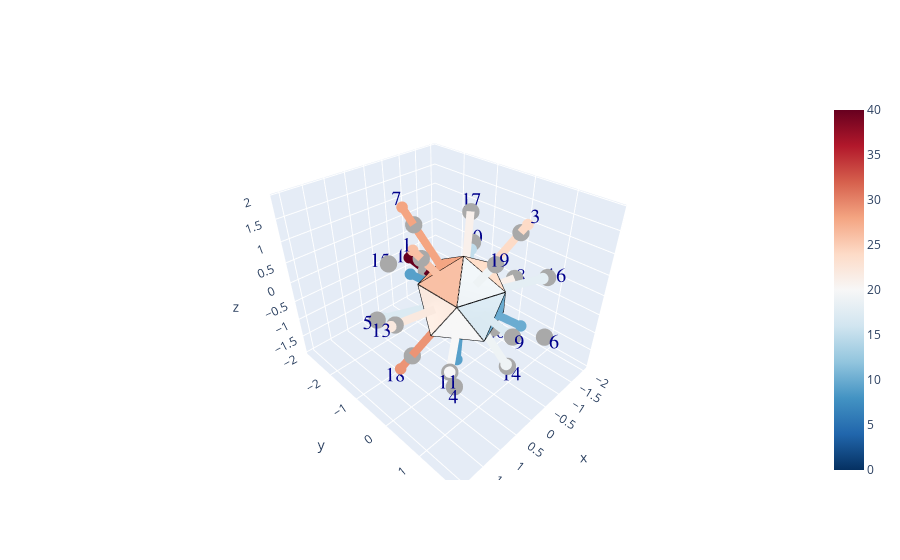

The notebook cell saved with this chart:
### Code cell
#CALL THE DISPLAY FUNCTIONS:

#Only rerun if you want to change the selection
nrolls = 400
%matplotlib inline

if True:
    dice_set = rng.choice(test_dice.iloc[:,0], nrolls, shuffle=False)
    #dice_set = test_dice.iloc[:,0]

display_dice_v2(dice_set)
dice_hist, test_hist, test_sets, numsets = plot_dice_stats_v2(dice_set, numsets=20000)
test_err1, test_err2, dice_err1, dice_err2 = get_adjacency_likelihood(dice_set, test_sets)

### Figure 1 — Plotly figure (JSON) as saved in the notebook; plotly's stock layout.template omitted (floating-point values rounded to 4 significant figures)
{"data": [{"cmax": 40, "cmin": 0, "colorscale": [[0, "rgb(5,48,97)"], [0.1, "rgb(33,102,172)"], [0.2, "rgb(67,147,195)"], [0.3, "rgb(146,197,222)"], [0.4, "rgb(209,229,240)"], [0.5, "rgb(247,247,247)"], [0.6, "rgb(253,219,199)"], [0.7, "rgb(244,165,130)"], [0.8, "rgb(214,96,77)"], [0.9, "rgb(178,24,43)"], [1, "rgb(103,0,31)"]], "i": [0, 6, 0, 2, 8, 2, 0, 4, 1, 5, 1, 6, 1, 2, 7, 3, 0, 8, 0, 4], "intensity": [26, 22, 24, 9, 17, 10, 28, 21, 17, 15, 20, 41, 22, 19, 9, 18, 21, 29, 19, 13], "intensitymode": "cell", "j": [1, 8, 3, 10, 9, 3, 7, 5, 2, 6, 2, 7, 9, 4, 8, 4, 5, 10, 1, 6], "k": [9, 11, 5, 11, 10, 4, 9, 6, 3, 7, 10, 8, 10, 11, 9, 5, 7, 11, 3, 11], "lighting": {"ambient": 1}, "type": "mesh3d", "x": [0, 0.7236, 0.2764, -0.2764, -0.7236, -0.8944, -0.7236, -0.2764, 0.2764, 0.7236, 0.8944, 1.225e-16], "y": [0, 0.5257, 0.8507, 0.8507, 0.5257, 1.095e-16, -0.5257, -0.8507, -0.8507, -0.5257, -2.191e-16, 0], "z": [1, 0.4472, -0.4472, 0.4472, -0.4472, 0.4472, -0.4472, 0.4472, -0.4472, 0.4472, -0.4472, -1]}, {"marker": {"color": "darkgray", "size": 6, "symbol": "circle"}, "mode": "markers", "type": "scatter3d", "x": [1.087, -0.336, -0.8798, 0.8798, 1.423, -0.5437, 0.336, -1.76, 0.5437, -1.423, 1.423, -0.5437, 1.76, -0.336, 0.5437, -1.423, -0.8798, 0.8798, 0.336, -1.087], "y": [-8.342e-17, -1.034, 0.6392, 0.6392, -1.034, 1.673, -1.034, 2.503e-16, 1.673, -1.034, 1.034, -1.673, -2.48e-16, 1.034, -1.673, 1.034, -0.6392, -0.6392, 1.034, 1.668e-16], "z": [1.423, -1.423, 1.423, -1.423, -0.336, -0.336, 1.423, -0.336, 0.336, 0.336, -0.336, -0.336, 0.336, -1.423, 0.336, 0.336, 1.423, -1.423, 1.423, -1.423]}, {"marker": {"color": 1, "opacity": 1, "size": 12}, "mode": "lines", "name": "vertices", "type": "scatter3d", "x": [0, 0.7236, -0.2764, 0, -0.8944, -0.2764, 0.2764, -0.7236, -0.2764, -0.8944, -0.7236, -0.7236, -0.8944, -0.2764, -0.7236, 0.2764, -0.2764, 0, 0.7236, -0.2764, 0.2764, 0.7236, 0.7236, 0.8944, 0.2764, 1.225e-16, 0.8944, 0.2764, 1.225e-16, -0.7236, -0.7236, 1.225e-16, 0.8944, 0.7236, 0.7236, 0.2764], "y": [0, 0.5257, 0.8507, 0, 1.095e-16, 0.8507, 0.8507, 0.5257, 0.8507, 1.095e-16, 0.5257, -0.5257, 1.095e-16, -0.8507, -0.5257, -0.8507, -0.8507, 0, -0.5257, -0.8507, -0.8507, -0.5257, 0.5257, -2.191e-16, -0.8507, 0, -2.191e-16, 0.8507, 0, 0.5257, -0.5257, 0, -2.191e-16, -0.5257, 0.5257, 0.8507], "z": [1, 0.4472, 0.4472, 1, 0.4472, 0.4472, -0.4472, -0.4472, 0.4472, 0.4472, -0.4472, -0.4472, 0.4472, 0.4472, -0.4472, -0.4472, 0.4472, 1, 0.4472, 0.4472, -0.4472, 0.4472, 0.4472, -0.4472, -0.4472, -1, -0.4472, -0.4472, -1, -0.4472, -0.4472, -1, -0.4472, 0.4472, 0.4472, -0.4472]}, {"marker": {"cmax": 2, "cmin": 0, "color": [1.3, 1.3], "colorscale": [[0, "rgb(5,48,97)"], [0.1, "rgb(33,102,172)"], [0.2, "rgb(67,147,195)"], [0.3, "rgb(146,197,222)"], [0.4, "rgb(209,229,240)"], [0.5, "rgb(247,247,247)"], [0.6, "rgb(253,219,199)"], [0.7, "rgb(244,165,130)"], [0.8, "rgb(214,96,77)"], [0.9, "rgb(178,24,43)"], [1, "rgb(103,0,31)"]], "size": 4}, "mode": "markers", "type": "scatter3d", "x": [1.27, 0.442], "y": [-9.739e-17, -3.39e-17], "z": [1.662, 0.5785]}, {"line": {"cmax": 2, "cmin": 0, "color": [1.3, 1.3], "colorscale": [[0, "rgb(5,48,97)"], [0.1, "rgb(33,102,172)"], [0.2, "rgb(67,147,195)"], [0.3, "rgb(146,197,222)"], [0.4, "rgb(209,229,240)"], [0.5, "rgb(247,247,247)"], [0.6, "rgb(253,219,199)"], [0.7, "rgb(244,165,130)"], [0.8, "rgb(214,96,77)"], [0.9, "rgb(178,24,43)"], [1, "rgb(103,0,31)"]], "width": 16}, "marker": {"cmax": 2, "cmin": 0, "color": [1.3, 1.3], "colorscale": [[0, "rgb(5,48,97)"], [0.1, "rgb(33,102,172)"], [0.2, "rgb(67,147,195)"], [0.3, "rgb(146,197,222)"], [0.4, "rgb(209,229,240)"], [0.5, "rgb(247,247,247)"], [0.6, "rgb(253,219,199)"], [0.7, "rgb(244,165,130)"], [0.8, "rgb(214,96,77)"], [0.9, "rgb(178,24,43)"], [1, "rgb(103,0,31)"]], "size": 3}, "mode": "lines+markers", "type": "scatter3d", "x": [1.27, 0.442], "y": [-9.739e-17, -3.39e-17], "z": [1.662, 0.5785]}, {"marker": {"cmax": 2, "cmin": 0, "color": [1.1, 1.1], "colorscale": [[0, "rgb(5,48,97)"], [0.1, "rgb(33,102,172)"], [0.2, "rgb(67,147,195)"], [0.3, "rgb(146,197,222)"], [0.4, "rgb(209,229,240)"], [0.5, "rgb(247,247,247)"], [0.6, "rgb(253,219,199)"], [0.7, "rgb(244,165,130)"], [0.8, "rgb(214,96,77)"], [0.9, "rgb(178,24,43)"], [1, "rgb(103,0,31)"]], "size": 4}, "mode": "markers", "type": "scatter3d", "x": [-0.3548, -0.1366], "y": [-1.092, -0.4203], "z": [-1.503, -0.5785]}, {"line": {"cmax": 2, "cmin": 0, "color": [1.1, 1.1], "colorscale": [[0, "rgb(5,48,97)"], [0.1, "rgb(33,102,172)"], [0.2, "rgb(67,147,195)"], [0.3, "rgb(146,197,222)"], [0.4, "rgb(209,229,240)"], [0.5, "rgb(247,247,247)"], [0.6, "rgb(253,219,199)"], [0.7, "rgb(244,165,130)"], [0.8, "rgb(214,96,77)"], [0.9, "rgb(178,24,43)"], [1, "rgb(103,0,31)"]], "width": 16}, "marker": {"cmax": 2, "cmin": 0, "color": [1.1, 1.1], "colorscale": [[0, "rgb(5,48,97)"], [0.1, "rgb(33,102,172)"], [0.2, "rgb(67,147,195)"], [0.3, "rgb(146,197,222)"], [0.4, "rgb(209,229,240)"], [0.5, "rgb(247,247,247)"], [0.6, "rgb(253,219,199)"], [0.7, "rgb(244,165,130)"], [0.8, "rgb(214,96,77)"], [0.9, "rgb(178,24,43)"], [1, "rgb(103,0,31)"]], "size": 3}, "mode": "lines+markers", "type": "scatter3d", "x": [-0.3548, -0.1366], "y": [-1.092, -0.4203], "z": [-1.503, -0.5785]}, {"marker": {"cmax": 2, "cmin": 0, "color": [1.2, 1.2], "colorscale": [[0, "rgb(5,48,97)"], [0.1, "rgb(33,102,172)"], [0.2, "rgb(67,147,195)"], [0.3, "rgb(146,197,222)"], [0.4, "rgb(209,229,240)"], [0.5, "rgb(247,247,247)"], [0.6, "rgb(253,219,199)"], [0.7, "rgb(244,165,130)"], [0.8, "rgb(214,96,77)"], [0.9, "rgb(178,24,43)"], [1, "rgb(103,0,31)"]], "size": 4}, "mode": "markers", "type": "scatter3d", "x": [-0.978, -0.3575], "y": [0.7106, 0.2598], "z": [1.582, 0.5785]}, {"line": {"cmax": 2, "cmin": 0, "color": [1.2, 1.2], "colorscale": [[0, "rgb(5,48,97)"], [0.1, "rgb(33,102,172)"], [0.2, "rgb(67,147,195)"], [0.3, "rgb(146,197,222)"], [0.4, "rgb(209,229,240)"], [0.5, "rgb(247,247,247)"], [0.6, "rgb(253,219,199)"], [0.7, "rgb(244,165,130)"], [0.8, "rgb(214,96,77)"], [0.9, "rgb(178,24,43)"], [1, "rgb(103,0,31)"]], "width": 16}, "marker": {"cmax": 2, "cmin": 0, "color": [1.2, 1.2], "colorscale": [[0, "rgb(5,48,97)"], [0.1, "rgb(33,102,172)"], [0.2, "rgb(67,147,195)"], [0.3, "rgb(146,197,222)"], [0.4, "rgb(209,229,240)"], [0.5, "rgb(247,247,247)"], [0.6, "rgb(253,219,199)"], [0.7, "rgb(244,165,130)"], [0.8, "rgb(214,96,77)"], [0.9, "rgb(178,24,43)"], [1, "rgb(103,0,31)"]], "size": 3}, "mode": "lines+markers", "type": "scatter3d", "x": [-0.978, -0.3575], "y": [0.7106, 0.2598], "z": [1.582, 0.5785]}, {"marker": {"cmax": 2, "cmin": 0, "color": [0.45, 0.45], "colorscale": [[0, "rgb(5,48,97)"], [0.1, "rgb(33,102,172)"], [0.2, "rgb(67,147,195)"], [0.3, "rgb(146,197,222)"], [0.4, "rgb(209,229,240)"], [0.5, "rgb(247,247,247)"], [0.6, "rgb(253,219,199)"], [0.7, "rgb(244,165,130)"], [0.8, "rgb(214,96,77)"], [0.9, "rgb(178,24,43)"], [1, "rgb(103,0,31)"]], "size": 4}, "mode": "markers", "type": "scatter3d", "x": [0.6096, 0.3575], "y": [0.4429, 0.2598], "z": [-0.9864, -0.5785]}, {"line": {"cmax": 2, "cmin": 0, "color": [0.45, 0.45], "colorscale": [[0, "rgb(5,48,97)"], [0.1, "rgb(33,102,172)"], [0.2, "rgb(67,147,195)"], [0.3, "rgb(146,197,222)"], [0.4, "rgb(209,229,240)"], [0.5, "rgb(247,247,247)"], [0.6, "rgb(253,219,199)"], [0.7, "rgb(244,165,130)"], [0.8, "rgb(214,96,77)"], [0.9, "rgb(178,24,43)"], [1, "rgb(103,0,31)"]], "width": 16}, "marker": {"cmax": 2, "cmin": 0, "color": [0.45, 0.45], "colorscale": [[0, "rgb(5,48,97)"], [0.1, "rgb(33,102,172)"], [0.2, "rgb(67,147,195)"], [0.3, "rgb(146,197,222)"], [0.4, "rgb(209,229,240)"], [0.5, "rgb(247,247,247)"], [0.6, "rgb(253,219,199)"], [0.7, "rgb(244,165,130)"], [0.8, "rgb(214,96,77)"], [0.9, "rgb(178,24,43)"], [1, "rgb(103,0,31)"]], "size": 3}, "mode": "lines+markers", "type": "scatter3d", "x": [0.6096, 0.3575], "y": [0.4429, 0.2598], "z": [-0.9864, -0.5785]}, {"marker": {"cmax": 2, "cmin": 0, "color": [0.85, 0.85], "colorscale": [[0, "rgb(5,48,97)"], [0.1, "rgb(33,102,172)"], [0.2, "rgb(67,147,195)"], [0.3, "rgb(146,197,222)"], [0.4, "rgb(209,229,240)"], [0.5, "rgb(247,247,247)"], [0.6, "rgb(253,219,199)"], [0.7, "rgb(244,165,130)"], [0.8, "rgb(214,96,77)"], [0.9, "rgb(178,24,43)"], [1, "rgb(103,0,31)"]], "size": 4}, "mode": "markers", "type": "scatter3d", "x": [1.304, 0.5785], "y": [-0.9476, -0.4203], "z": [-0.3079, -0.1366]}, {"line": {"cmax": 2, "cmin": 0, "color": [0.85, 0.85], "colorscale": [[0, "rgb(5,48,97)"], [0.1, "rgb(33,102,172)"], [0.2, "rgb(67,147,195)"], [0.3, "rgb(146,197,222)"], [0.4, "rgb(209,229,240)"], [0.5, "rgb(247,247,247)"], [0.6, "rgb(253,219,199)"], [0.7, "rgb(244,165,130)"], [0.8, "rgb(214,96,77)"], [0.9, "rgb(178,24,43)"], [1, "rgb(103,0,31)"]], "width": 16}, "marker": {"cmax": 2, "cmin": 0, "color": [0.85, 0.85], "colorscale": [[0, "rgb(5,48,97)"], [0.1, "rgb(33,102,172)"], [0.2, "rgb(67,147,195)"], [0.3, "rgb(146,197,222)"], [0.4, "rgb(209,229,240)"], [0.5, "rgb(247,247,247)"], [0.6, "rgb(253,219,199)"], [0.7, "rgb(244,165,130)"], [0.8, "rgb(214,96,77)"], [0.9, "rgb(178,24,43)"], [1, "rgb(103,0,31)"]], "size": 3}, "mode": "lines+markers", "type": "scatter3d", "x": [1.304, 0.5785], "y": [-0.9476, -0.4203], "z": [-0.3079, -0.1366]}, {"marker": {"cmax": 2, "cmin": 0, "color": [0.5, 0.5], "colorscale": [[0, "rgb(5,48,97)"], [0.1, "rgb(33,102,172)"], [0.2, "rgb(67,147,195)"], [0.3, "rgb(146,197,222)"], [0.4, "rgb(209,229,240)"], [0.5, "rgb(247,247,247)"], [0.6, "rgb(253,219,199)"], [0.7, "rgb(244,165,130)"], [0.8, "rgb(214,96,77)"], [0.9, "rgb(178,24,43)"], [1, "rgb(103,0,31)"]], "size": 4}, "mode": "markers", "type": "scatter3d", "x": [-0.392, -0.221], "y": [1.206, 0.6801], "z": [-0.2422, -0.1366]}, {"line": {"cmax": 2, "cmin": 0, "color": [0.5, 0.5], "colorscale": [[0, "rgb(5,48,97)"], [0.1, "rgb(33,102,172)"], [0.2, "rgb(67,147,195)"], [0.3, "rgb(146,197,222)"], [0.4, "rgb(209,229,240)"], [0.5, "rgb(247,247,247)"], [0.6, "rgb(253,219,199)"], [0.7, "rgb(244,165,130)"], [0.8, "rgb(214,96,77)"], [0.9, "rgb(178,24,43)"], [1, "rgb(103,0,31)"]], "width": 16}, "marker": {"cmax": 2, "cmin": 0, "color": [0.5, 0.5], "colorscale": [[0, "rgb(5,48,97)"], [0.1, "rgb(33,102,172)"], [0.2, "rgb(67,147,195)"], [0.3, "rgb(146,197,222)"], [0.4, "rgb(209,229,240)"], [0.5, "rgb(247,247,247)"], [0.6, "rgb(253,219,199)"], [0.7, "rgb(244,165,130)"], [0.8, "rgb(214,96,77)"], [0.9, "rgb(178,24,43)"], [1, "rgb(103,0,31)"]], "size": 3}, "mode": "lines+markers", "type": "scatter3d", "x": [-0.392, -0.221], "y": [1.206, 0.6801], "z": [-0.2422, -0.1366]}, {"marker": {"cmax": 2, "cmin": 0, "color": [1.4, 1.4], "colorscale": [[0, "rgb(5,48,97)"], [0.1, "rgb(33,102,172)"], [0.2, "rgb(67,147,195)"], [0.3, "rgb(146,197,222)"], [0.4, "rgb(209,229,240)"], [0.5, "rgb(247,247,247)"], [0.6, "rgb(253,219,199)"], [0.7, "rgb(244,165,130)"], [0.8, "rgb(214,96,77)"], [0.9, "rgb(178,24,43)"], [1, "rgb(103,0,31)"]], "size": 4}, "mode": "markers", "type": "scatter3d", "x": [0.4111, 0.1366], "y": [-1.265, -0.4203], "z": [1.741, 0.5785]}, {"line": {"cmax": 2, "cmin": 0, "color": [1.4, 1.4], "colorscale": [[0, "rgb(5,48,97)"], [0.1, "rgb(33,102,172)"], [0.2, "rgb(67,147,195)"], [0.3, "rgb(146,197,222)"], [0.4, "rgb(209,229,240)"], [0.5, "rgb(247,247,247)"], [0.6, "rgb(253,219,199)"], [0.7, "rgb(244,165,130)"], [0.8, "rgb(214,96,77)"], [0.9, "rgb(178,24,43)"], [1, "rgb(103,0,31)"]], "width": 16}, "marker": {"cmax": 2, "cmin": 0, "color": [1.4, 1.4], "colorscale": [[0, "rgb(5,48,97)"], [0.1, "rgb(33,102,172)"], [0.2, "rgb(67,147,195)"], [0.3, "rgb(146,197,222)"], [0.4, "rgb(209,229,240)"], [0.5, "rgb(247,247,247)"], [0.6, "rgb(253,219,199)"], [0.7, "rgb(244,165,130)"], [0.8, "rgb(214,96,77)"], [0.9, "rgb(178,24,43)"], [1, "rgb(103,0,31)"]], "size": 3}, "mode": "lines+markers", "type": "scatter3d", "x": [0.4111, 0.1366], "y": [-1.265, -0.4203], "z": [1.741, 0.5785]}, {"marker": {"cmax": 2, "cmin": 0, "color": [1.05, 1.05], "colorscale": [[0, "rgb(5,48,97)"], [0.1, "rgb(33,102,172)"], [0.2, "rgb(67,147,195)"], [0.3, "rgb(146,197,222)"], [0.4, "rgb(209,229,240)"], [0.5, "rgb(247,247,247)"], [0.6, "rgb(253,219,199)"], [0.7, "rgb(244,165,130)"], [0.8, "rgb(214,96,77)"], [0.9, "rgb(178,24,43)"], [1, "rgb(103,0,31)"]], "size": 4}, "mode": "markers", "type": "scatter3d", "x": [-1.809, -0.7151], "y": [2.573e-16, 1.017e-16], "z": [-0.3454, -0.1366]}, {"line": {"cmax": 2, "cmin": 0, "color": [1.05, 1.05], "colorscale": [[0, "rgb(5,48,97)"], [0.1, "rgb(33,102,172)"], [0.2, "rgb(67,147,195)"], [0.3, "rgb(146,197,222)"], [0.4, "rgb(209,229,240)"], [0.5, "rgb(247,247,247)"], [0.6, "rgb(253,219,199)"], [0.7, "rgb(244,165,130)"], [0.8, "rgb(214,96,77)"], [0.9, "rgb(178,24,43)"], [1, "rgb(103,0,31)"]], "width": 16}, "marker": {"cmax": 2, "cmin": 0, "color": [1.05, 1.05], "colorscale": [[0, "rgb(5,48,97)"], [0.1, "rgb(33,102,172)"], [0.2, "rgb(67,147,195)"], [0.3, "rgb(146,197,222)"], [0.4, "rgb(209,229,240)"], [0.5, "rgb(247,247,247)"], [0.6, "rgb(253,219,199)"], [0.7, "rgb(244,165,130)"], [0.8, "rgb(214,96,77)"], [0.9, "rgb(178,24,43)"], [1, "rgb(103,0,31)"]], "size": 3}, "mode": "lines+markers", "type": "scatter3d", "x": [-1.809, -0.7151], "y": [2.573e-16, 1.017e-16], "z": [-0.3454, -0.1366]}, {"marker": {"cmax": 2, "cmin": 0, "color": [0.85, 0.85], "colorscale": [[0, "rgb(5,48,97)"], [0.1, "rgb(33,102,172)"], [0.2, "rgb(67,147,195)"], [0.3, "rgb(146,197,222)"], [0.4, "rgb(209,229,240)"], [0.5, "rgb(247,247,247)"], [0.6, "rgb(253,219,199)"], [0.7, "rgb(244,165,130)"], [0.8, "rgb(214,96,77)"], [0.9, "rgb(178,24,43)"], [1, "rgb(103,0,31)"]], "size": 4}, "mode": "markers", "type": "scatter3d", "x": [0.4982, 0.221], "y": [1.533, 0.6801], "z": [0.3079, 0.1366]}, {"line": {"cmax": 2, "cmin": 0, "color": [0.85, 0.85], "colorscale": [[0, "rgb(5,48,97)"], [0.1, "rgb(33,102,172)"], [0.2, "rgb(67,147,195)"], [0.3, "rgb(146,197,222)"], [0.4, "rgb(209,229,240)"], [0.5, "rgb(247,247,247)"], [0.6, "rgb(253,219,199)"], [0.7, "rgb(244,165,130)"], [0.8, "rgb(214,96,77)"], [0.9, "rgb(178,24,43)"], [1, "rgb(103,0,31)"]], "width": 16}, "marker": {"cmax": 2, "cmin": 0, "color": [0.85, 0.85], "colorscale": [[0, "rgb(5,48,97)"], [0.1, "rgb(33,102,172)"], [0.2, "rgb(67,147,195)"], [0.3, "rgb(146,197,222)"], [0.4, "rgb(209,229,240)"], [0.5, "rgb(247,247,247)"], [0.6, "rgb(253,219,199)"], [0.7, "rgb(244,165,130)"], [0.8, "rgb(214,96,77)"], [0.9, "rgb(178,24,43)"], [1, "rgb(103,0,31)"]], "size": 3}, "mode": "lines+markers", "type": "scatter3d", "x": [0.4982, 0.221], "y": [1.533, 0.6801], "z": [0.3079, 0.1366]}, {"marker": {"cmax": 2, "cmin": 0, "color": [0.75, 0.75], "colorscale": [[0, "rgb(5,48,97)"], [0.1, "rgb(33,102,172)"], [0.2, "rgb(67,147,195)"], [0.3, "rgb(146,197,222)"], [0.4, "rgb(209,229,240)"], [0.5, "rgb(247,247,247)"], [0.6, "rgb(253,219,199)"], [0.7, "rgb(244,165,130)"], [0.8, "rgb(214,96,77)"], [0.9, "rgb(178,24,43)"], [1, "rgb(103,0,31)"]], "size": 4}, "mode": "markers", "type": "scatter3d", "x": [-1.225, -0.5785], "y": [-0.8899, -0.4203], "z": [0.2891, 0.1366]}, {"line": {"cmax": 2, "cmin": 0, "color": [0.75, 0.75], "colorscale": [[0, "rgb(5,48,97)"], [0.1, "rgb(33,102,172)"], [0.2, "rgb(67,147,195)"], [0.3, "rgb(146,197,222)"], [0.4, "rgb(209,229,240)"], [0.5, "rgb(247,247,247)"], [0.6, "rgb(253,219,199)"], [0.7, "rgb(244,165,130)"], [0.8, "rgb(214,96,77)"], [0.9, "rgb(178,24,43)"], [1, "rgb(103,0,31)"]], "width": 16}, "marker": {"cmax": 2, "cmin": 0, "color": [0.75, 0.75], "colorscale": [[0, "rgb(5,48,97)"], [0.1, "rgb(33,102,172)"], [0.2, "rgb(67,147,195)"], [0.3, "rgb(146,197,222)"], [0.4, "rgb(209,229,240)"], [0.5, "rgb(247,247,247)"], [0.6, "rgb(253,219,199)"], [0.7, "rgb(244,165,130)"], [0.8, "rgb(214,96,77)"], [0.9, "rgb(178,24,43)"], [1, "rgb(103,0,31)"]], "size": 3}, "mode": "lines+markers", "type": "scatter3d", "x": [-1.225, -0.5785], "y": [-0.8899, -0.4203], "z": [0.2891, 0.1366]}, {"marker": {"cmax": 2, "cmin": 0, "color": [1, 1], "colorscale": [[0, "rgb(5,48,97)"], [0.1, "rgb(33,102,172)"], [0.2, "rgb(67,147,195)"], [0.3, "rgb(146,197,222)"], [0.4, "rgb(209,229,240)"], [0.5, "rgb(247,247,247)"], [0.6, "rgb(253,219,199)"], [0.7, "rgb(244,165,130)"], [0.8, "rgb(214,96,77)"], [0.9, "rgb(178,24,43)"], [1, "rgb(103,0,31)"]], "size": 4}, "mode": "markers", "type": "scatter3d", "x": [1.423, 0.5785], "y": [1.034, 0.4203], "z": [-0.336, -0.1366]}, {"line": {"cmax": 2, "cmin": 0, "color": [1, 1], "colorscale": [[0, "rgb(5,48,97)"], [0.1, "rgb(33,102,172)"], [0.2, "rgb(67,147,195)"], [0.3, "rgb(146,197,222)"], [0.4, "rgb(209,229,240)"], [0.5, "rgb(247,247,247)"], [0.6, "rgb(253,219,199)"], [0.7, "rgb(244,165,130)"], [0.8, "rgb(214,96,77)"], [0.9, "rgb(178,24,43)"], [1, "rgb(103,0,31)"]], "width": 16}, "marker": {"cmax": 2, "cmin": 0, "color": [1, 1], "colorscale": [[0, "rgb(5,48,97)"], [0.1, "rgb(33,102,172)"], [0.2, "rgb(67,147,195)"], [0.3, "rgb(146,197,222)"], [0.4, "rgb(209,229,240)"], [0.5, "rgb(247,247,247)"], [0.6, "rgb(253,219,199)"], [0.7, "rgb(244,165,130)"], [0.8, "rgb(214,96,77)"], [0.9, "rgb(178,24,43)"], [1, "rgb(103,0,31)"]], "size": 3}, "mode": "lines+markers", "type": "scatter3d", "x": [1.423, 0.5785], "y": [1.034, 0.4203], "z": [-0.336, -0.1366]}, {"marker": {"cmax": 2, "cmin": 0, "color": [2.05, 2.05], "colorscale": [[0, "rgb(5,48,97)"], [0.1, "rgb(33,102,172)"], [0.2, "rgb(67,147,195)"], [0.3, "rgb(146,197,222)"], [0.4, "rgb(209,229,240)"], [0.5, "rgb(247,247,247)"], [0.6, "rgb(253,219,199)"], [0.7, "rgb(244,165,130)"], [0.8, "rgb(214,96,77)"], [0.9, "rgb(178,24,43)"], [1, "rgb(103,0,31)"]], "size": 4}, "mode": "markers", "type": "scatter3d", "x": [-0.8624, -0.221], "y": [-2.654, -0.6801], "z": [-0.533, -0.1366]}, {"line": {"cmax": 2, "cmin": 0, "color": [2.05, 2.05], "colorscale": [[0, "rgb(5,48,97)"], [0.1, "rgb(33,102,172)"], [0.2, "rgb(67,147,195)"], [0.3, "rgb(146,197,222)"], [0.4, "rgb(209,229,240)"], [0.5, "rgb(247,247,247)"], [0.6, "rgb(253,219,199)"], [0.7, "rgb(244,165,130)"], [0.8, "rgb(214,96,77)"], [0.9, "rgb(178,24,43)"], [1, "rgb(103,0,31)"]], "width": 16}, "marker": {"cmax": 2, "cmin": 0, "color": [2.05, 2.05], "colorscale": [[0, "rgb(5,48,97)"], [0.1, "rgb(33,102,172)"], [0.2, "rgb(67,147,195)"], [0.3, "rgb(146,197,222)"], [0.4, "rgb(209,229,240)"], [0.5, "rgb(247,247,247)"], [0.6, "rgb(253,219,199)"], [0.7, "rgb(244,165,130)"], [0.8, "rgb(214,96,77)"], [0.9, "rgb(178,24,43)"], [1, "rgb(103,0,31)"]], "size": 3}, "mode": "lines+markers", "type": "scatter3d", "x": [-0.8624, -0.221], "y": [-2.654, -0.6801], "z": [-0.533, -0.1366]}, {"marker": {"cmax": 2, "cmin": 0, "color": [1.1, 1.1], "colorscale": [[0, "rgb(5,48,97)"], [0.1, "rgb(33,102,172)"], [0.2, "rgb(67,147,195)"], [0.3, "rgb(146,197,222)"], [0.4, "rgb(209,229,240)"], [0.5, "rgb(247,247,247)"], [0.6, "rgb(253,219,199)"], [0.7, "rgb(244,165,130)"], [0.8, "rgb(214,96,77)"], [0.9, "rgb(178,24,43)"], [1, "rgb(103,0,31)"]], "size": 4}, "mode": "markers", "type": "scatter3d", "x": [1.858, 0.7151], "y": [-2.619e-16, -1.008e-16], "z": [0.3548, 0.1366]}, {"line": {"cmax": 2, "cmin": 0, "color": [1.1, 1.1], "colorscale": [[0, "rgb(5,48,97)"], [0.1, "rgb(33,102,172)"], [0.2, "rgb(67,147,195)"], [0.3, "rgb(146,197,222)"], [0.4, "rgb(209,229,240)"], [0.5, "rgb(247,247,247)"], [0.6, "rgb(253,219,199)"], [0.7, "rgb(244,165,130)"], [0.8, "rgb(214,96,77)"], [0.9, "rgb(178,24,43)"], [1, "rgb(103,0,31)"]], "width": 16}, "marker": {"cmax": 2, "cmin": 0, "color": [1.1, 1.1], "colorscale": [[0, "rgb(5,48,97)"], [0.1, "rgb(33,102,172)"], [0.2, "rgb(67,147,195)"], [0.3, "rgb(146,197,222)"], [0.4, "rgb(209,229,240)"], [0.5, "rgb(247,247,247)"], [0.6, "rgb(253,219,199)"], [0.7, "rgb(244,165,130)"], [0.8, "rgb(214,96,77)"], [0.9, "rgb(178,24,43)"], [1, "rgb(103,0,31)"]], "size": 3}, "mode": "lines+markers", "type": "scatter3d", "x": [1.858, 0.7151], "y": [-2.619e-16, -1.008e-16], "z": [0.3548, 0.1366]}, {"marker": {"cmax": 2, "cmin": 0, "color": [0.95, 0.95], "colorscale": [[0, "rgb(5,48,97)"], [0.1, "rgb(33,102,172)"], [0.2, "rgb(67,147,195)"], [0.3, "rgb(146,197,222)"], [0.4, "rgb(209,229,240)"], [0.5, "rgb(247,247,247)"], [0.6, "rgb(253,219,199)"], [0.7, "rgb(244,165,130)"], [0.8, "rgb(214,96,77)"], [0.9, "rgb(178,24,43)"], [1, "rgb(103,0,31)"]], "size": 4}, "mode": "markers", "type": "scatter3d", "x": [-0.3267, -0.1366], "y": [1.005, 0.4203], "z": [-1.384, -0.5785]}, {"line": {"cmax": 2, "cmin": 0, "color": [0.95, 0.95], "colorscale": [[0, "rgb(5,48,97)"], [0.1, "rgb(33,102,172)"], [0.2, "rgb(67,147,195)"], [0.3, "rgb(146,197,222)"], [0.4, "rgb(209,229,240)"], [0.5, "rgb(247,247,247)"], [0.6, "rgb(253,219,199)"], [0.7, "rgb(244,165,130)"], [0.8, "rgb(214,96,77)"], [0.9, "rgb(178,24,43)"], [1, "rgb(103,0,31)"]], "width": 16}, "marker": {"cmax": 2, "cmin": 0, "color": [0.95, 0.95], "colorscale": [[0, "rgb(5,48,97)"], [0.1, "rgb(33,102,172)"], [0.2, "rgb(67,147,195)"], [0.3, "rgb(146,197,222)"], [0.4, "rgb(209,229,240)"], [0.5, "rgb(247,247,247)"], [0.6, "rgb(253,219,199)"], [0.7, "rgb(244,165,130)"], [0.8, "rgb(214,96,77)"], [0.9, "rgb(178,24,43)"], [1, "rgb(103,0,31)"]], "size": 3}, "mode": "lines+markers", "type": "scatter3d", "x": [-0.3267, -0.1366], "y": [1.005, 0.4203], "z": [-1.384, -0.5785]}, {"marker": {"cmax": 2, "cmin": 0, "color": [0.45, 0.45], "colorscale": [[0, "rgb(5,48,97)"], [0.1, "rgb(33,102,172)"], [0.2, "rgb(67,147,195)"], [0.3, "rgb(146,197,222)"], [0.4, "rgb(209,229,240)"], [0.5, "rgb(247,247,247)"], [0.6, "rgb(253,219,199)"], [0.7, "rgb(244,165,130)"], [0.8, "rgb(214,96,77)"], [0.9, "rgb(178,24,43)"], [1, "rgb(103,0,31)"]], "size": 4}, "mode": "markers", "type": "scatter3d", "x": [0.3768, 0.221], "y": [-1.16, -0.6801], "z": [0.2329, 0.1366]}, {"line": {"cmax": 2, "cmin": 0, "color": [0.45, 0.45], "colorscale": [[0, "rgb(5,48,97)"], [0.1, "rgb(33,102,172)"], [0.2, "rgb(67,147,195)"], [0.3, "rgb(146,197,222)"], [0.4, "rgb(209,229,240)"], [0.5, "rgb(247,247,247)"], [0.6, "rgb(253,219,199)"], [0.7, "rgb(244,165,130)"], [0.8, "rgb(214,96,77)"], [0.9, "rgb(178,24,43)"], [1, "rgb(103,0,31)"]], "width": 16}, "marker": {"cmax": 2, "cmin": 0, "color": [0.45, 0.45], "colorscale": [[0, "rgb(5,48,97)"], [0.1, "rgb(33,102,172)"], [0.2, "rgb(67,147,195)"], [0.3, "rgb(146,197,222)"], [0.4, "rgb(209,229,240)"], [0.5, "rgb(247,247,247)"], [0.6, "rgb(253,219,199)"], [0.7, "rgb(244,165,130)"], [0.8, "rgb(214,96,77)"], [0.9, "rgb(178,24,43)"], [1, "rgb(103,0,31)"]], "size": 3}, "mode": "lines+markers", "type": "scatter3d", "x": [0.3768, 0.221], "y": [-1.16, -0.6801], "z": [0.2329, 0.1366]}, {"marker": {"cmax": 2, "cmin": 0, "color": [0.9, 0.9], "colorscale": [[0, "rgb(5,48,97)"], [0.1, "rgb(33,102,172)"], [0.2, "rgb(67,147,195)"], [0.3, "rgb(146,197,222)"], [0.4, "rgb(209,229,240)"], [0.5, "rgb(247,247,247)"], [0.6, "rgb(253,219,199)"], [0.7, "rgb(244,165,130)"], [0.8, "rgb(214,96,77)"], [0.9, "rgb(178,24,43)"], [1, "rgb(103,0,31)"]], "size": 4}, "mode": "markers", "type": "scatter3d", "x": [-1.344, -0.5785], "y": [0.9765, 0.4203], "z": [0.3173, 0.1366]}, {"line": {"cmax": 2, "cmin": 0, "color": [0.9, 0.9], "colorscale": [[0, "rgb(5,48,97)"], [0.1, "rgb(33,102,172)"], [0.2, "rgb(67,147,195)"], [0.3, "rgb(146,197,222)"], [0.4, "rgb(209,229,240)"], [0.5, "rgb(247,247,247)"], [0.6, "rgb(253,219,199)"], [0.7, "rgb(244,165,130)"], [0.8, "rgb(214,96,77)"], [0.9, "rgb(178,24,43)"], [1, "rgb(103,0,31)"]], "width": 16}, "marker": {"cmax": 2, "cmin": 0, "color": [0.9, 0.9], "colorscale": [[0, "rgb(5,48,97)"], [0.1, "rgb(33,102,172)"], [0.2, "rgb(67,147,195)"], [0.3, "rgb(146,197,222)"], [0.4, "rgb(209,229,240)"], [0.5, "rgb(247,247,247)"], [0.6, "rgb(253,219,199)"], [0.7, "rgb(244,165,130)"], [0.8, "rgb(214,96,77)"], [0.9, "rgb(178,24,43)"], [1, "rgb(103,0,31)"]], "size": 3}, "mode": "lines+markers", "type": "scatter3d", "x": [-1.344, -0.5785], "y": [0.9765, 0.4203], "z": [0.3173, 0.1366]}, {"marker": {"cmax": 2, "cmin": 0, "color": [1.05, 1.05], "colorscale": [[0, "rgb(5,48,97)"], [0.1, "rgb(33,102,172)"], [0.2, "rgb(67,147,195)"], [0.3, "rgb(146,197,222)"], [0.4, "rgb(209,229,240)"], [0.5, "rgb(247,247,247)"], [0.6, "rgb(253,219,199)"], [0.7, "rgb(244,165,130)"], [0.8, "rgb(214,96,77)"], [0.9, "rgb(178,24,43)"], [1, "rgb(103,0,31)"]], "size": 4}, "mode": "markers", "type": "scatter3d", "x": [-0.9043, -0.3575], "y": [-0.657, -0.2598], "z": [1.463, 0.5785]}, {"line": {"cmax": 2, "cmin": 0, "color": [1.05, 1.05], "colorscale": [[0, "rgb(5,48,97)"], [0.1, "rgb(33,102,172)"], [0.2, "rgb(67,147,195)"], [0.3, "rgb(146,197,222)"], [0.4, "rgb(209,229,240)"], [0.5, "rgb(247,247,247)"], [0.6, "rgb(253,219,199)"], [0.7, "rgb(244,165,130)"], [0.8, "rgb(214,96,77)"], [0.9, "rgb(178,24,43)"], [1, "rgb(103,0,31)"]], "width": 16}, "marker": {"cmax": 2, "cmin": 0, "color": [1.05, 1.05], "colorscale": [[0, "rgb(5,48,97)"], [0.1, "rgb(33,102,172)"], [0.2, "rgb(67,147,195)"], [0.3, "rgb(146,197,222)"], [0.4, "rgb(209,229,240)"], [0.5, "rgb(247,247,247)"], [0.6, "rgb(253,219,199)"], [0.7, "rgb(244,165,130)"], [0.8, "rgb(214,96,77)"], [0.9, "rgb(178,24,43)"], [1, "rgb(103,0,31)"]], "size": 3}, "mode": "lines+markers", "type": "scatter3d", "x": [-0.9043, -0.3575], "y": [-0.657, -0.2598], "z": [1.463, 0.5785]}, {"marker": {"cmax": 2, "cmin": 0, "color": [1.45, 1.45], "colorscale": [[0, "rgb(5,48,97)"], [0.1, "rgb(33,102,172)"], [0.2, "rgb(67,147,195)"], [0.3, "rgb(146,197,222)"], [0.4, "rgb(209,229,240)"], [0.5, "rgb(247,247,247)"], [0.6, "rgb(253,219,199)"], [0.7, "rgb(244,165,130)"], [0.8, "rgb(214,96,77)"], [0.9, "rgb(178,24,43)"], [1, "rgb(103,0,31)"]], "size": 4}, "mode": "markers", "type": "scatter3d", "x": [1.101, 0.3575], "y": [-0.7998, -0.2598], "z": [-1.781, -0.5785]}, {"line": {"cmax": 2, "cmin": 0, "color": [1.45, 1.45], "colorscale": [[0, "rgb(5,48,97)"], [0.1, "rgb(33,102,172)"], [0.2, "rgb(67,147,195)"], [0.3, "rgb(146,197,222)"], [0.4, "rgb(209,229,240)"], [0.5, "rgb(247,247,247)"], [0.6, "rgb(253,219,199)"], [0.7, "rgb(244,165,130)"], [0.8, "rgb(214,96,77)"], [0.9, "rgb(178,24,43)"], [1, "rgb(103,0,31)"]], "width": 16}, "marker": {"cmax": 2, "cmin": 0, "color": [1.45, 1.45], "colorscale": [[0, "rgb(5,48,97)"], [0.1, "rgb(33,102,172)"], [0.2, "rgb(67,147,195)"], [0.3, "rgb(146,197,222)"], [0.4, "rgb(209,229,240)"], [0.5, "rgb(247,247,247)"], [0.6, "rgb(253,219,199)"], [0.7, "rgb(244,165,130)"], [0.8, "rgb(214,96,77)"], [0.9, "rgb(178,24,43)"], [1, "rgb(103,0,31)"]], "size": 3}, "mode": "lines+markers", "type": "scatter3d", "x": [1.101, 0.3575], "y": [-0.7998, -0.2598], "z": [-1.781, -0.5785]}, {"marker": {"cmax": 2, "cmin": 0, "color": [0.95, 0.95], "colorscale": [[0, "rgb(5,48,97)"], [0.1, "rgb(33,102,172)"], [0.2, "rgb(67,147,195)"], [0.3, "rgb(146,197,222)"], [0.4, "rgb(209,229,240)"], [0.5, "rgb(247,247,247)"], [0.6, "rgb(253,219,199)"], [0.7, "rgb(244,165,130)"], [0.8, "rgb(214,96,77)"], [0.9, "rgb(178,24,43)"], [1, "rgb(103,0,31)"]], "size": 4}, "mode": "markers", "type": "scatter3d", "x": [0.3267, 0.1366], "y": [1.005, 0.4203], "z": [1.384, 0.5785]}, {"line": {"cmax": 2, "cmin": 0, "color": [0.95, 0.95], "colorscale": [[0, "rgb(5,48,97)"], [0.1, "rgb(33,102,172)"], [0.2, "rgb(67,147,195)"], [0.3, "rgb(146,197,222)"], [0.4, "rgb(209,229,240)"], [0.5, "rgb(247,247,247)"], [0.6, "rgb(253,219,199)"], [0.7, "rgb(244,165,130)"], [0.8, "rgb(214,96,77)"], [0.9, "rgb(178,24,43)"], [1, "rgb(103,0,31)"]], "width": 16}, "marker": {"cmax": 2, "cmin": 0, "color": [0.95, 0.95], "colorscale": [[0, "rgb(5,48,97)"], [0.1, "rgb(33,102,172)"], [0.2, "rgb(67,147,195)"], [0.3, "rgb(146,197,222)"], [0.4, "rgb(209,229,240)"], [0.5, "rgb(247,247,247)"], [0.6, "rgb(253,219,199)"], [0.7, "rgb(244,165,130)"], [0.8, "rgb(214,96,77)"], [0.9, "rgb(178,24,43)"], [1, "rgb(103,0,31)"]], "size": 3}, "mode": "lines+markers", "type": "scatter3d", "x": [0.3267, 0.1366], "y": [1.005, 0.4203], "z": [1.384, 0.5785]}, {"marker": {"cmax": 2, "cmin": 0, "color": [0.65, 0.65], "colorscale": [[0, "rgb(5,48,97)"], [0.1, "rgb(33,102,172)"], [0.2, "rgb(67,147,195)"], [0.3, "rgb(146,197,222)"], [0.4, "rgb(209,229,240)"], [0.5, "rgb(247,247,247)"], [0.6, "rgb(253,219,199)"], [0.7, "rgb(244,165,130)"], [0.8, "rgb(214,96,77)"], [0.9, "rgb(178,24,43)"], [1, "rgb(103,0,31)"]], "size": 4}, "mode": "markers", "type": "scatter3d", "x": [-0.875, -0.442], "y": [1.342e-16, 6.781e-17], "z": [-1.145, -0.5785]}, {"line": {"cmax": 2, "cmin": 0, "color": [0.65, 0.65], "colorscale": [[0, "rgb(5,48,97)"], [0.1, "rgb(33,102,172)"], [0.2, "rgb(67,147,195)"], [0.3, "rgb(146,197,222)"], [0.4, "rgb(209,229,240)"], [0.5, "rgb(247,247,247)"], [0.6, "rgb(253,219,199)"], [0.7, "rgb(244,165,130)"], [0.8, "rgb(214,96,77)"], [0.9, "rgb(178,24,43)"], [1, "rgb(103,0,31)"]], "width": 16}, "marker": {"cmax": 2, "cmin": 0, "color": [0.65, 0.65], "colorscale": [[0, "rgb(5,48,97)"], [0.1, "rgb(33,102,172)"], [0.2, "rgb(67,147,195)"], [0.3, "rgb(146,197,222)"], [0.4, "rgb(209,229,240)"], [0.5, "rgb(247,247,247)"], [0.6, "rgb(253,219,199)"], [0.7, "rgb(244,165,130)"], [0.8, "rgb(214,96,77)"], [0.9, "rgb(178,24,43)"], [1, "rgb(103,0,31)"]], "size": 3}, "mode": "lines+markers", "type": "scatter3d", "x": [-0.875, -0.442], "y": [1.342e-16, 6.781e-17], "z": [-1.145, -0.5785]}, {"mode": "text", "text": ["1", "2", "3", "4", "5", "6", "7", "8", "9", "10", "11", "12", "13", "14", "15", "16", "17", "18", "19", "20"], "textfont": {"color": "darkblue", "family": "sans serif", "size": 20}, "textposition": "middle center", "type": "scatter3d", "x": [1.391, -0.3923, -1.076, 0.978, 1.582, -0.6044, 0.4486, -2.005, 0.6044, -1.582, 1.582, -0.9231, 2.054, -0.3736, 0.6044, -1.582, -1.003, 1.199, 0.3736, -1.209], "y": [-1.067e-16, -1.207, 0.7819, 0.7106, -1.15, 1.86, -1.381, 2.852e-16, 1.86, -1.15, 1.15, -2.841, -2.896e-16, 1.15, -1.86, 1.15, -0.7284, -0.8711, 1.15, 1.855e-16], "z": [1.821, -1.662, 1.741, -1.582, -0.3736, -0.3736, 1.9, -0.3829, 0.3736, 0.3736, -0.3736, -0.5705, 0.3923, -1.582, 0.3736, 0.3736, 1.622, -1.94, 1.582, -1.582]}], "layout": {"showlegend": false}}
